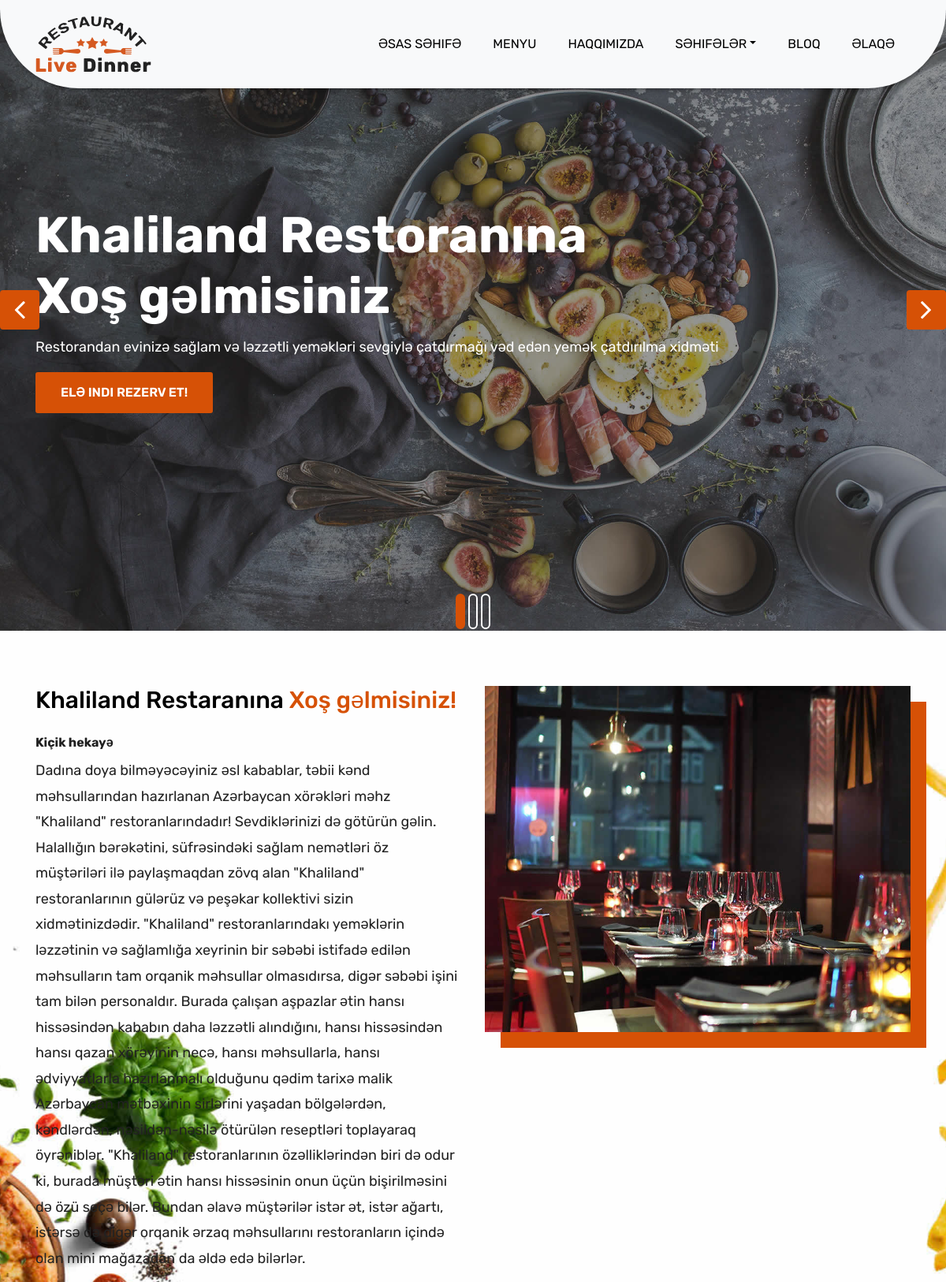
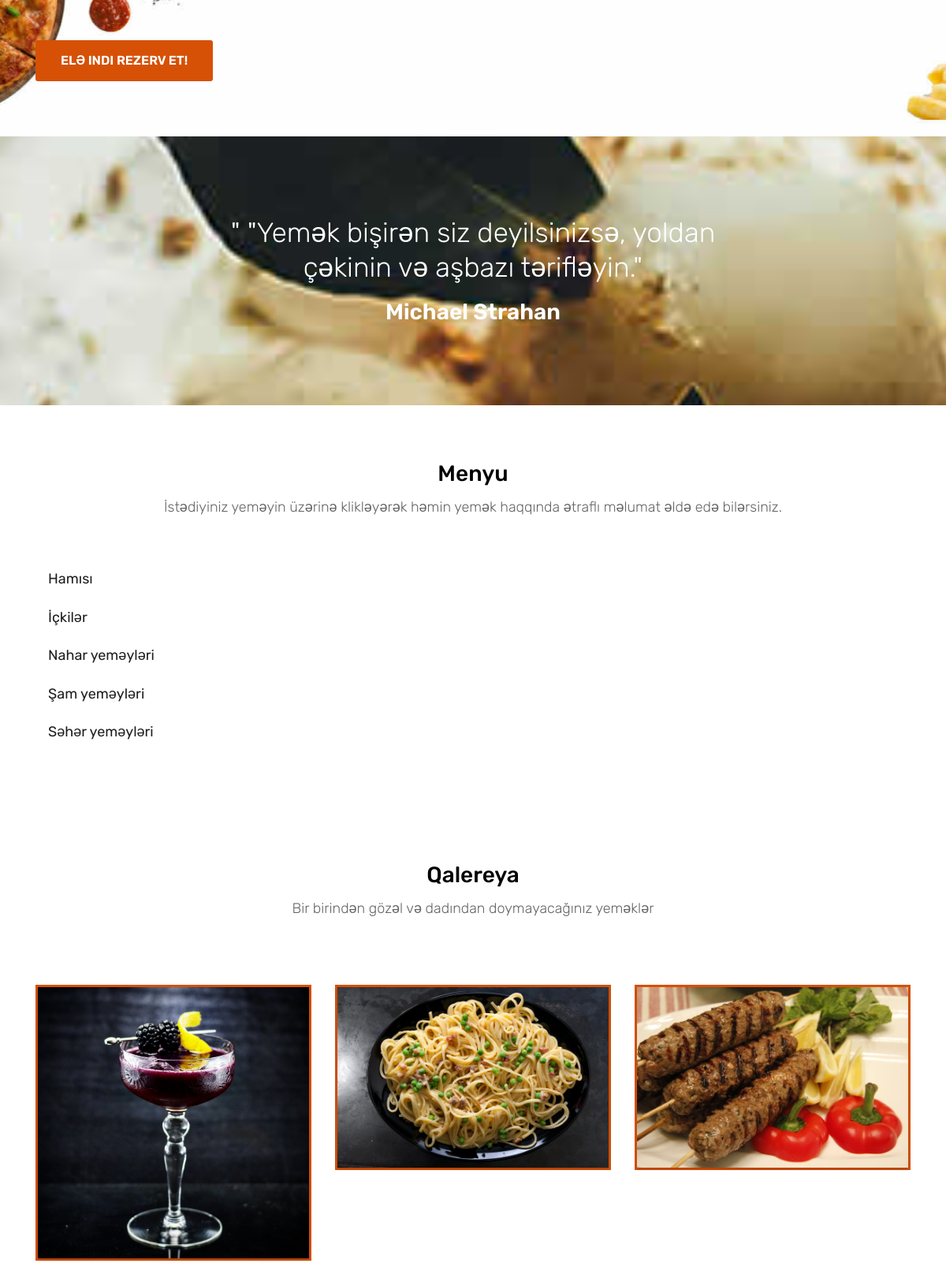
The page / (upper part) on the database its author committed (2 pictures, top to bottom).
### settings/models.py (models this page shows)
class Settings(models.Model):
    STATUS = (
        ('True', 'Bəli'),
        ('False','Xeyr'),
    )
    title = CharField(max_length=40, verbose_name="Başlıq")
    about_short = RichTextField(verbose_name = "Kiçik hekayə")
    about = RichTextField(verbose_name="Haqqında")
    phone = IntegerField(verbose_name="Telefon1")
    phone2 = IntegerField(verbose_name="Telefon2",blank=True, null=True)
    email = EmailField(max_length=100,verbose_name="Elektron Poçt")
    location = CharField(max_length=400, verbose_name="Məkan")
    worktime = CharField(max_length=100,verbose_name="İş vaxtları")
    contanctinf = CharField(max_length=200,verbose_name="Əlaqə Məlumatları",blank=True, null=True)
    facebook = CharField(max_length=400,verbose_name="Facebook link")
    instagram = CharField(max_length=400,verbose_name="Instagran link")
    twitter = CharField(max_length=400,verbose_name="Twitter link")
    google = CharField(max_length=400,verbose_name="Google link")
    google_map =CharField(max_length=10000,verbose_name="Xəritə link")
    icon = ImageField()
    status= models.CharField(max_length=10, choices=STATUS)
    created_at= DateTimeField(auto_now_add=True)
    updated_at= DateTimeField(auto_now=True)
    class Meta:
        verbose_name = "Parametr"
        verbose_name_plural = "Parametrlər"

### meals/models.py (models this page shows, shortened)
class Category(models.Model):
    name = models.CharField(max_length=50,verbose_name="Ad")
    slug = models.SlugField(blank=True, null=True)
    def __str__(self):
        return self.name
    class Meta:
        verbose_name = "Kateqoriya"
        verbose_name_plural = "Kateqoriyalar"

class Meals(models.Model):
    category =ForeignKey(Category, on_delete=CASCADE,verbose_name="Kateqoriya")
    name = models.CharField(max_length=60,verbose_name="Ad")
    description = RichTextField(verbose_name="Haqqında")
    price= models.DecimalField(max_digits=5, decimal_places=2,verbose_name="Qiymət")
    people = models.IntegerField(verbose_name="Adam sayı")
    pre_time = models.IntegerField(verbose_name="Hazırlanma vaxtı")
    image = models.ImageField(upload_to = "meals",verbose_name="Şəkil")
    slug = models.SlugField(blank=True, null=True)
    class Meta:
        verbose_name = "Məhsul"
        verbose_name_plural = "Məhsullar"

### meals/views.py (the view)
# urls.py: path('',views.index, name = "index"),
def index(request):
    meals = Meals.objects.all()
    gallery = Meals.objects.all()[:6]
    categories = Category.objects.all()
    settings = Settings.objects.all()
    context = {
            "meals":meals,
            "categories":categories,
            "gallery":gallery,
            "settings":settings,
        }
    return render(request, "Home/index.html",context)

### templates/Home/index.html (shortened to what this page needs)
{% extends "base.html" %}
{% block startslides %} {% include "Home/includes/startslides.html" %} {% endblock  %}
{% block startabout %}{% include "Home/includes/startabout.html" %}{% endblock startabout %}
{% block startqt %} {% include "Home/includes/starqt.html" %} {% endblock startqt %}
{% block startmenu %}{% include "Home/includes/startmenu.html" %}{% endblock startmenu %}
{% block startgallery %}{% include "Home/includes/startgallery.html" %}{% endblock startgallery %}

### templates/Home/includes/startabout.html
	{% load  static %}
	<div class="about-section-box">
		<div class="container">
			<div class="row">
				<div class="col-lg-6 col-md-6 col-sm-12 text-center">
					<div class="inner-column">
						<h1>Khaliland Restaranına <span>Xoş gəlmisiniz!</span></h1>
						{% for setting in settings  %}
						<p>{{setting.about_short|safe}}</p>
						{% endfor %}
						<a class="btn btn-lg btn-circle btn-outline-new-white" href="{% url 'reservation:reserv' %}">Elə indi rezerv et!</a>
					</div>
				</div>
				<div class="col-lg-6 col-md-6 col-sm-12">
					<img src="{% static 'images/about-img.jpg' %}" alt="" class="img-fluid">
				</div>
			</div>
		</div>
	</div>

### templates/Home/includes/startmenu.html (shortened to what this page needs)
{% load static %}
<div class="menu-box">
    <div class="container">
        <div class="row">
            <div class="col-lg-12">
                <div class="heading-title text-center">
                    <h2>Menyu</h2>
                    <p>İstədiyiniz yeməyin üzərinə klikləyərək həmin yemək haqqında ətraflı məlumat əldə edə bilərsiniz.</p>
                </div>
            </div>
        </div>
        <div class="row inner-menu-box">
            <div class="col-3">
                <div class="nav flex-column nav-pills" id="v-pills-tab" role="tablist" aria-orientation="vertical">
                    <a class="nav-link" id="all-tab" data-toggle="pill" href="#all" role="tab" aria-controls="all" aria-selected="false">Hamısı</a>
                    {% for category in categories  %}
                    <a class="nav-link" id="{{category}}-tab" data-toggle="pill" href="#{{category.slug}}" role="tab" aria-controls="{{category}}" aria-selected="false">{{category}}</a>
                    {% endfor %}
                </div>
            </div>
            <div class="col-9">
            </div>
        </div>
    </div>
</div>

### templates/Home/includes/startgallery.html
{% load static %}
<div class="gallery-box">
    <div class="container">
        <div class="row">
            <div class="col-lg-12">
                <div class="heading-title text-center">
                    <h2>Qalereya</h2>
                    <p>Bir birindən gözəl və dadından doymayacağınız yeməklər</p>
                </div>
            </div>
        </div>
        <div class="tz-gallery">
            <div class="row">
               {% for g in gallery  %}
                <div class="col-sm-6 col-md-4 col-lg-4">
                    <a class="lightbox" href="{{g.image.url}}">
                        <img class="img-fluid" src="{{g.image.url}}" alt="Gallery Images">
                    </a>
                </div>
                {% endfor %}
            </div>
        </div>
    </div>
</div>

### static/css/style1.css (style rules this page uses)
body { color: #666666; font-size: 15px; font-family: 'Rubik', sans-serif; line-height: 1.80857; }
a { color: #1f1f1f; text-decoration: none !important; outline: none !important; -webkit-transition: all .3s ease-in-out; -moz-transition: all .3s ease-in-out; -ms-transition: all .3s ease-in-out; -o-transition: all .3s ease-in-out; transition: all .3s ease-in-out; }
h1, h2, h3, h4, h5, h6 { letter-spacing: 0; font-weight: normal; position: relative; padding: 0 0 10px 0; font-weight: normal; line-height: 120% !important; color: #1f1f1f; margin: 0 }
h1 { font-size: 24px }
h2 { font-size: 22px }
h4 { font-size: 16px }
a { color: #1f1f1f; text-decoration: none; outline: none; }
a, .btn { text-decoration: none !important; outline: none !important; -webkit-transition: all .3s ease-in-out; -moz-transition: all .3s ease-in-out; -ms-transition: all .3s ease-in-out; -o-transition: all .3s ease-in-out; transition: all .3s ease-in-out; }
.btn { text-transform: uppercase; padding: 19px 36px; }
.btn { display: inline-block; font-weight: 600; text-align: center; white-space: nowrap; vertical-align: middle; -webkit-user-select: none; -moz-user-select: none; -ms-user-select: none; user-select: none; border: 2px solid transparent; padding: 12px 30px; font-size: 16px; line-height: 1.5; border-radius: .1875rem; transition: color .15s ease-in-out, background-color .15s ease-in-out, border-color .15s ease-in-out, box-shadow .15s ease-in-out; }
.btn-outline-new-white { color: #fff; background-color: #d65106; background-image: none; border-color: #d65106; }
.about-section-box { padding: 70px 0px; background: #ffffff url(../images/about-bg.jpg) no-repeat bottom center; background-size: cover; }
.about-section-box .img-fluid { box-shadow: 20px 20px 0px #d65106; }
.inner-column { text-align: left; }
.inner-column h1 { font-family: 'Rubik', sans-serif; font-size: 30px; color: #010101; font-weight: 500; }
.inner-column h1 span { color: #d65106; }
.inner-column h4 { font-size: 16px; font-weight: 500; }
.inner-column p { font-size: 18px; color: #222222; }
.inner-column .btn-outline-new-white { color: #fff; }
.menu-box { padding: 70px 0px; }
.heading-title { margin-bottom: 50px; }
.heading-title h2 { color: #010101; font-size: 28px; font-family: 'Rubik', sans-serif; font-weight: 500; }
.heading-title p { font-size: 18px; font-weight: 200; margin: 0px; }
.inner-menu-box .nav-pills .nav-link { font-size: 18px; }
.gallery-box { padding: 70px 0px; }
.tz-gallery { margin-top: 30px; }
.tz-gallery .lightbox img { width: 100%; transition: 0.2s ease-in-out; box-shadow: 0 2px 3px rgba(0,0,0,0.2); }
.tz-gallery .lightbox { border: 3px solid #d65106; display: inline-block; margin-bottom: 30px; }

### rows shown on the page
Settings: about_short "Kiçik hekayə Dadına doya bilməyəcəyiniz əsl kabablar, təbii kənd məhsullarından hazırlanan Azərbaycan xörəkləri məhz \"Khaliland\" restoranlarındadır! Sevdiklərinizi də götürün gəlin. Halallığın bərəkətini, süfrəsindəki sağlam nemətləri öz müştəriləri ilə paylaşmaqdan zövq alan \"Khaliland\" restoranlarının gülərüz və peşəkar kollektivi sizin xidmətinizdədir. \"Khaliland\" restoranlarındakı yeməklərin ləzzətinin və sağlamlığa xeyrinin bir səbəbi istifadə edilən məhsulların tam orqanik məhsullar olmasıdırsa, digər səbəbi işini tam bilən personaldır. Burada çalışan aşpazlar ətin hansı hissəsindən kababın daha ləzzətli alındığını, hansı hissəsindən hansı qazan xörəyinin necə, hansı məhsullarla,…"
Category: name "İçkilər"
Category: name "Nahar yeməyləri"
Category: name "Şam yeməyləri"
Category: name "Səhər yeməyləri"
Meals: image (picture)
Meals: image (picture)
Meals: image (picture)
